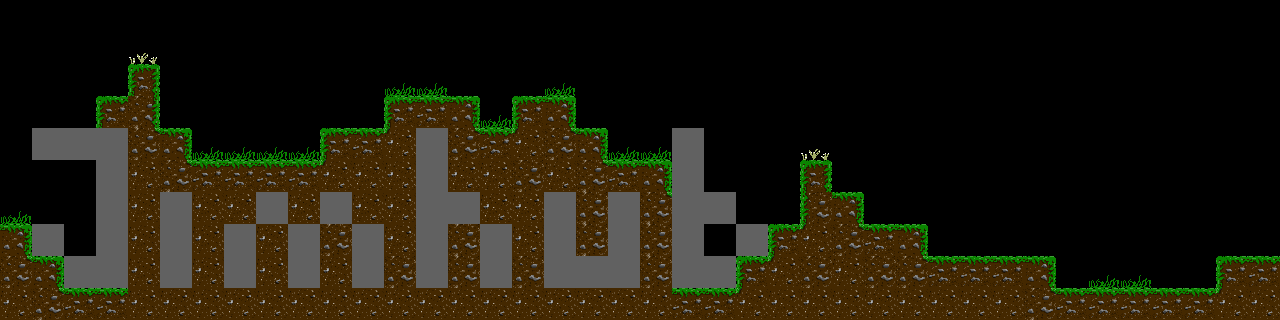

This game map was drawn from its Tiled (.tmx) file and the tilesets committed beside it. A one-line description and the trimmed map source follow:
An orthogonal 40x10 tile map with 32x32 px tiles, 3 tile layers (ground, rocks, decoration).

<map version="1.0" orientation="orthogonal" width="40" height="10" tilewidth="32" tileheight="32">
 <tileset firstgid="1" name="tiles" tilewidth="32" tileheight="32">
  <image source="tiles.png" width="256" height="256" />
 </tileset>
 <layer name="ground" width="40" height="10">
  <data>[400 cells, 167 non-empty, 11 distinct tile ids]</data>
 </layer>
 <layer name="rocks" width="40" height="10">
  <data>[400 cells, 0 non-empty, 0 distinct tile ids]</data>
 </layer>
 <layer name="decoration" width="40" height="10">
  <data>[400 cells, 15 non-empty, 2 distinct tile ids]</data>
 </layer>
</map>